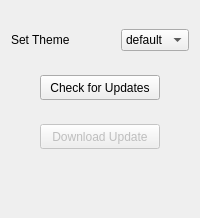
            <widget class="QWidget" name="settingsCenterMenuPage">
             <layout class="QVBoxLayout" name="verticalLayout_7">
              <item>
               <widget class="QWidget" name="settingsContainer" native="true">
                <property name="sizePolicy">
                 <sizepolicy hsizetype="Preferred" vsizetype="Expanding">
                  <horstretch>0</horstretch>
                  <verstretch>0</verstretch>
                 </sizepolicy>
                </property>
                <layout class="QVBoxLayout" name="verticalLayout_22">
                 <property name="leftMargin">
                  <number>0</number>
                 </property>
                 <property name="rightMargin">
                  <number>0</number>
                 </property>
                 <item>
                  <widget class="QWidget" name="widget" native="true">
                   <layout class="QHBoxLayout" name="horizontalLayout_13">
                    <property name="leftMargin">
                     <number>0</number>
                    </property>
                    <property name="rightMargin">
                     <number>0</number>
                    </property>
                    <item>
                     <widget class="QLabel" name="label_16">
                      <property name="text">
                       <string>Set Theme</string>
                      </property>
                     </widget>
                    </item>
                    <item alignment="Qt::AlignRight">
                     <widget class="QComboBox" name="themesListSelector">
                      <item>
                       <property name="text">
                        <string>default</string>
                       </property>
                      </item>
                     </widget>
                    </item>
                   </layout>
                  </widget>
                 </item>
                 <item>
                  <widget class="QWidget" name="widget_2" native="true">
                   <layout class="QHBoxLayout" name="horizontalLayout_17">
                    <item>
                     <widget class="QPushButton" name="checkForUpdates_ProgramBtnType">
                      <property name="minimumSize">
                       <size>
                        <width>0</width>
                        <height>25</height>
                       </size>
                      </property>
                      <property name="maximumSize">
                       <size>
                        <width>120</width>
                        <height>16777215</height>
                       </size>
                      </property>
                      <property name="text">
                       <string>Check for Updates</string>
                      </property>
                     </widget>
                    </item>
                   </layout>
                  </widget>
                 </item>
                 <item>
                  <widget class="QWidget" name="widget_4" native="true">
                   <layout class="QHBoxLayout" name="horizontalLayout_19">
                    <item>
                     <widget class="QPushButton" name="downloadUpdateBtn_ProgramBtnType">
                      <property name="enabled">
                       <bool>false</bool>
                      </property>
                      <property name="minimumSize">
                       <size>
                        <width>0</width>
                        <height>25</height>
                       </size>
                      </property>
                      <property name="maximumSize">
                       <size>
                        <width>120</width>
                        <height>16777215</height>
                       </size>
                      </property>
                      <property name="text">
                       <string>Download Update</string>
                      </property>
                     </widget>
                    </item>
                   </layout>
                  </widget>
                 </item>
                 <item>
                  <spacer name="verticalSpacer_2">
                   <property name="orientation">
                    <enum>Qt::Vertical</enum>
                   </property>
                   <property name="sizeHint" stdset="0">
                    <size>
                     <width>20</width>
                     <height>40</height>
                    </size>
                   </property>
                  </spacer>
                 </item>
                </layout>
               </widget>
              </item>
             </layout>
            </widget>
